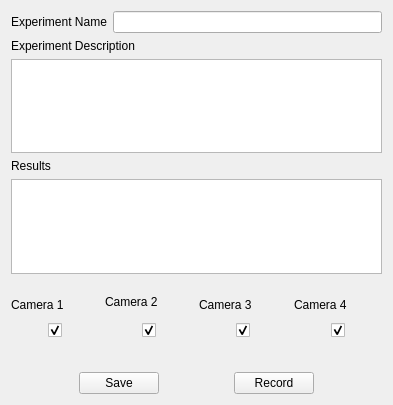
<?xml version="1.0" encoding="UTF-8"?>
<ui version="4.0">
 <class>video_record_widget</class>
 <widget class="QWidget" name="video_record_widget">
  <property name="geometry">
   <rect>
    <x>0</x>
    <y>0</y>
    <width>393</width>
    <height>405</height>
   </rect>
  </property>
  <property name="windowTitle">
   <string>video_record_widget</string>
  </property>
  <layout class="QVBoxLayout" name="verticalLayout_2">
   <item>
    <layout class="QHBoxLayout" name="horizontalLayout">
     <item>
      <widget class="QLabel" name="label">
       <property name="text">
        <string>Experiment Name</string>
       </property>
      </widget>
     </item>
     <item>
      <widget class="QLineEdit" name="experimentName"/>
     </item>
    </layout>
   </item>
   <item>
    <widget class="QLabel" name="label_6">
     <property name="text">
      <string>Experiment Description</string>
     </property>
    </widget>
   </item>
   <item>
    <widget class="QPlainTextEdit" name="descriptionTxtBox">
     <property name="plainText">
      <string/>
     </property>
    </widget>
   </item>
   <item>
    <widget class="QLabel" name="label_7">
     <property name="text">
      <string>Results</string>
     </property>
    </widget>
   </item>
   <item>
    <widget class="QPlainTextEdit" name="results"/>
   </item>
   <item>
    <spacer name="verticalSpacer_2">
     <property name="orientation">
      <enum>Qt::Vertical</enum>
     </property>
     <property name="sizeType">
      <enum>QSizePolicy::Fixed</enum>
     </property>
     <property name="sizeHint" stdset="0">
      <size>
       <width>20</width>
       <height>15</height>
      </size>
     </property>
    </spacer>
   </item>
   <item>
    <layout class="QHBoxLayout" name="horizontalLayout_2">
     <item>
      <layout class="QVBoxLayout" name="verticalLayout">
       <property name="topMargin">
        <number>0</number>
       </property>
       <item>
        <widget class="QLabel" name="label_2">
         <property name="text">
          <string>Camera 1</string>
         </property>
        </widget>
       </item>
       <item>
        <layout class="QHBoxLayout" name="horizontalLayout_3">
         <property name="topMargin">
          <number>0</number>
         </property>
         <item>
          <spacer name="horizontalSpacer">
           <property name="orientation">
            <enum>Qt::Horizontal</enum>
           </property>
           <property name="sizeHint" stdset="0">
            <size>
             <width>40</width>
             <height>20</height>
            </size>
           </property>
          </spacer>
         </item>
         <item>
          <widget class="QCheckBox" name="camera1Box">
           <property name="text">
            <string/>
           </property>
           <property name="checked">
            <bool>true</bool>
           </property>
          </widget>
         </item>
         <item>
          <spacer name="horizontalSpacer_2">
           <property name="orientation">
            <enum>Qt::Horizontal</enum>
           </property>
           <property name="sizeHint" stdset="0">
            <size>
             <width>40</width>
             <height>20</height>
            </size>
           </property>
          </spacer>
         </item>
        </layout>
       </item>
      </layout>
     </item>
     <item>
      <layout class="QVBoxLayout" name="verticalLayout_3">
       <property name="leftMargin">
        <number>0</number>
       </property>
       <property name="topMargin">
        <number>0</number>
       </property>
       <item>
        <widget class="QLabel" name="label_3">
         <property name="text">
          <string>Camera 2</string>
         </property>
        </widget>
       </item>
       <item>
        <layout class="QHBoxLayout" name="horizontalLayout_4">
         <property name="topMargin">
          <number>6</number>
         </property>
         <item>
          <spacer name="horizontalSpacer_4">
           <property name="orientation">
            <enum>Qt::Horizontal</enum>
           </property>
           <property name="sizeHint" stdset="0">
            <size>
             <width>40</width>
             <height>20</height>
            </size>
           </property>
          </spacer>
         </item>
         <item>
          <widget class="QCheckBox" name="camera2Box">
           <property name="text">
            <string/>
           </property>
           <property name="checked">
            <bool>true</bool>
           </property>
          </widget>
         </item>
         <item>
          <spacer name="horizontalSpacer_3">
           <property name="orientation">
            <enum>Qt::Horizontal</enum>
           </property>
           <property name="sizeHint" stdset="0">
            <size>
             <width>40</width>
             <height>20</height>
            </size>
           </property>
          </spacer>
         </item>
        </layout>
       </item>
      </layout>
     </item>
     <item>
      <layout class="QVBoxLayout" name="verticalLayout_5">
       <property name="leftMargin">
        <number>0</number>
       </property>
       <item>
        <widget class="QLabel" name="label_4">
         <property name="text">
          <string>Camera 3</string>
         </property>
        </widget>
       </item>
       <item>
        <layout class="QHBoxLayout" name="horizontalLayout_5">
         <item>
          <spacer name="horizontalSpacer_6">
           <property name="orientation">
            <enum>Qt::Horizontal</enum>
           </property>
           <property name="sizeHint" stdset="0">
            <size>
             <width>40</width>
             <height>20</height>
            </size>
           </property>
          </spacer>
         </item>
         <item>
          <widget class="QCheckBox" name="camera3Box">
           <property name="text">
            <string/>
           </property>
           <property name="checked">
            <bool>true</bool>
           </property>
          </widget>
         </item>
         <item>
          <spacer name="horizontalSpacer_5">
           <property name="orientation">
            <enum>Qt::Horizontal</enum>
           </property>
           <property name="sizeHint" stdset="0">
            <size>
             <width>40</width>
             <height>20</height>
            </size>
           </property>
          </spacer>
         </item>
        </layout>
       </item>
      </layout>
     </item>
     <item>
      <layout class="QVBoxLayout" name="verticalLayout_6">
       <property name="leftMargin">
        <number>0</number>
       </property>
       <item>
        <widget class="QLabel" name="label_5">
         <property name="text">
          <string>Camera 4</string>
         </property>
        </widget>
       </item>
       <item>
        <layout class="QHBoxLayout" name="horizontalLayout_6">
         <item>
          <spacer name="horizontalSpacer_7">
           <property name="orientation">
            <enum>Qt::Horizontal</enum>
           </property>
           <property name="sizeHint" stdset="0">
            <size>
             <width>40</width>
             <height>20</height>
            </size>
           </property>
          </spacer>
         </item>
         <item>
          <widget class="QCheckBox" name="camera4Box">
           <property name="text">
            <string/>
           </property>
           <property name="checked">
            <bool>true</bool>
           </property>
          </widget>
         </item>
         <item>
          <spacer name="horizontalSpacer_8">
           <property name="orientation">
            <enum>Qt::Horizontal</enum>
           </property>
           <property name="sizeHint" stdset="0">
            <size>
             <width>40</width>
             <height>20</height>
            </size>
           </property>
          </spacer>
         </item>
        </layout>
       </item>
      </layout>
     </item>
    </layout>
   </item>
   <item>
    <spacer name="verticalSpacer">
     <property name="orientation">
      <enum>Qt::Vertical</enum>
     </property>
     <property name="sizeType">
      <enum>QSizePolicy::Fixed</enum>
     </property>
     <property name="sizeHint" stdset="0">
      <size>
       <width>20</width>
       <height>25</height>
      </size>
     </property>
    </spacer>
   </item>
   <item>
    <layout class="QHBoxLayout" name="horizontalLayout_7">
     <property name="topMargin">
      <number>0</number>
     </property>
     <item>
      <spacer name="horizontalSpacer_9">
       <property name="orientation">
        <enum>Qt::Horizontal</enum>
       </property>
       <property name="sizeHint" stdset="0">
        <size>
         <width>40</width>
         <height>20</height>
        </size>
       </property>
      </spacer>
     </item>
     <item>
      <widget class="QPushButton" name="saveButton">
       <property name="text">
        <string>Save</string>
       </property>
      </widget>
     </item>
     <item>
      <spacer name="horizontalSpacer_11">
       <property name="orientation">
        <enum>Qt::Horizontal</enum>
       </property>
       <property name="sizeHint" stdset="0">
        <size>
         <width>40</width>
         <height>20</height>
        </size>
       </property>
      </spacer>
     </item>
     <item>
      <widget class="QPushButton" name="recordButton">
       <property name="text">
        <string>Record</string>
       </property>
       <property name="default">
        <bool>false</bool>
       </property>
      </widget>
     </item>
     <item>
      <spacer name="horizontalSpacer_10">
       <property name="orientation">
        <enum>Qt::Horizontal</enum>
       </property>
       <property name="sizeHint" stdset="0">
        <size>
         <width>40</width>
         <height>20</height>
        </size>
       </property>
      </spacer>
     </item>
    </layout>
   </item>
  </layout>
 </widget>
 <layoutdefault spacing="6" margin="11"/>
 <resources/>
 <connections/>
</ui>
